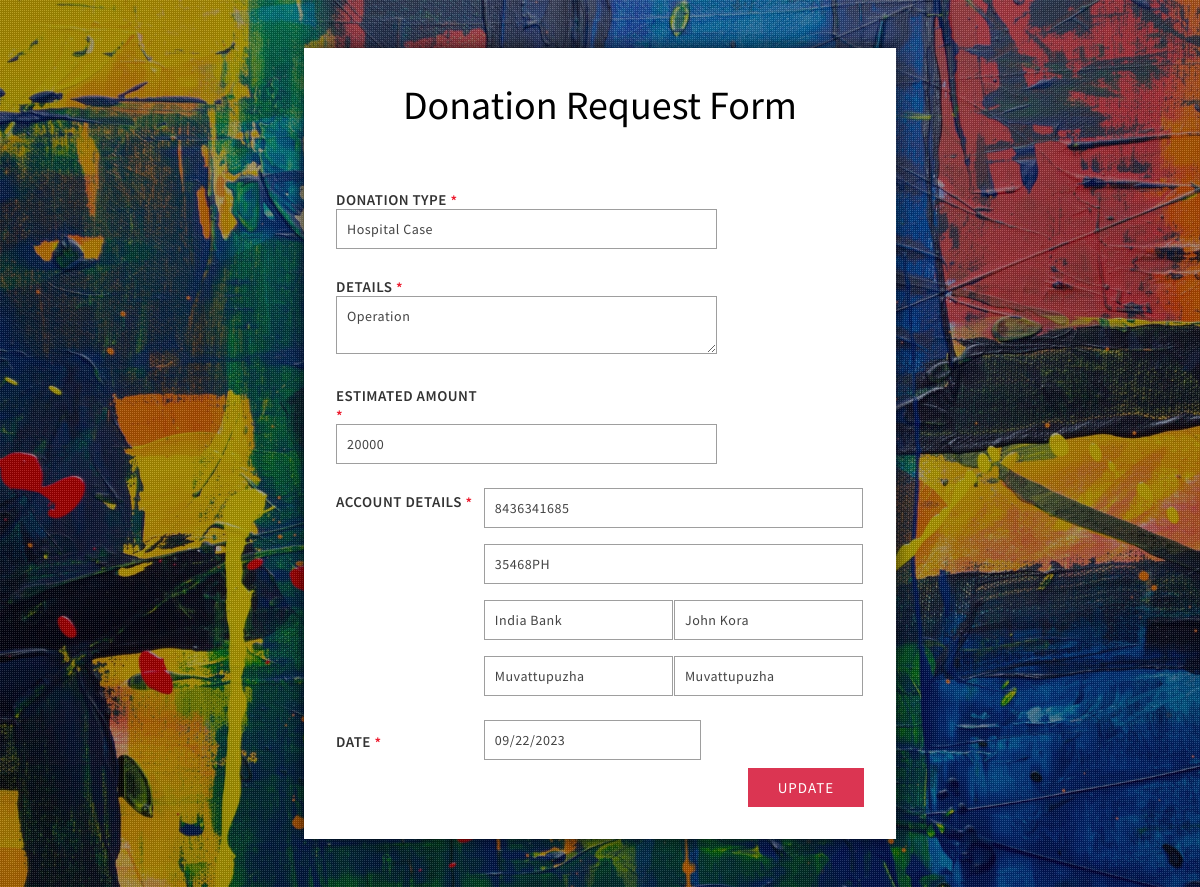
/organisation/edit.php?id=20, run on the app's committed database.
### tables this page shows
CREATE TABLE `request_form` (
  `donation_id` int(11) NOT NULL,
  `organization_email` varchar(100) NOT NULL,
  `donation_type` varchar(200) NOT NULL,
  `donation_details` varchar(600) NOT NULL,
  `estimated_amount` varchar(100) NOT NULL,
  `account_number` varchar(100) NOT NULL,
  `ifsc_code` varchar(50) NOT NULL,
  `bank_name` varchar(100) NOT NULL,
  `holder_name` varchar(100) NOT NULL,
  `branch` varchar(100) NOT NULL,
  `place` varchar(100) NOT NULL,
  `date` varchar(30) NOT NULL
);

### organisation/edit.php (the view, shortened to what this page needs)
<!DOCTYPE html>
<html lang="en">
<head>
    <link href="form/css/style.css" rel="stylesheet" type="text/css" media="all" />
</head>
<body>
    <?php
    require('connect.php');
    $donation_id = $_GET['id'];
    $stmt = $conn->prepare("SELECT * FROM request_form WHERE donation_id = ?");
    $stmt->bind_param("i", $donation_id);
    $stmt->execute();
    $res = $stmt->get_result();
    if ($res->num_rows > 0) {
        $row = $res->fetch_assoc();
    ?>
    <div class="center-container">
        <div class="banner-dott">
            <div class="main">
                <div class="w3layouts_main_grid">
                    <h1 class="w3layouts_head">Donation Request Form</h1>
                    <form action="update.php?id=<?php echo $donation_id; ?>" method="post" class="w3_form_post">
                        <div class="w3_agileits_main_grid w3l_main_grid">
                            <span class="agileits_grid">
                                <label>Donation Type <span class="star">*</span></label>
                                <input type="text" name="event_name" placeholder="Name Of Event Or Project" value="<?php echo $row['donation_type'] ?>" required="">
                            </span>
                        </div>
                        <div class="w3_agileits_main_grid w3l_main_grid">
                            <span class="agileits_grid">
                                <label>Details <span class="star">*</span></label>
                                <textarea name="event_details" placeholder="Enter Event Details" required=""><?php echo $row['donation_details']; ?></textarea>
                            </span>
                        </div>
                        <div class="w3_agileits_main_grid w3l_main_grid">
                            <span class="agileits_grid">
                                <label>Estimated Amount <span class="star">*</span></label>
                                <input type="text" name="estimated_amount" placeholder="Estimated Amount" value="<?php echo $row['estimated_amount'] ?>" required="">
                            </span>
                        </div>
                        <div class="w3_agileits_main_grid w3l_main_grid">
                            <span class="agileits_grid">
                                <label>Account Details <span class="star">*</span></label>
                                <div class="form-input add">
                                    <span class="form-sub-label line1">
                                        <input type="text" name="acc_num" placeholder="Account Number " value="<?php echo $row['account_number'] ?>" required="">
                                    </span>
                                    <span class="form-sub-label line2">
                                        <input type="text" name="ifsc" placeholder="IFSC Code " value="<?php echo $row['ifsc_code'] ?>" required="">
                                    </span>
                                    <span class="form-sub-label city">
                                        <input type="text" name="bank_name" placeholder="Bank Name " value="<?php echo $row['bank_name'] ?>" required="">
                                    </span>
                                    <span class="form-sub-label state">
                                        <input type="text" name="acc_name" placeholder="Account Holder Name" value="<?php echo $row['holder_name'] ?>" required="">
                                    </span>
                                    <span class="form-sub-label code">
                                        <input type="text" name="branch" placeholder=" Branch " value="<?php echo $row['branch'] ?>" required="">
                                    </span>
                                    <span class="form-sub-label country">
                                        <input type="text" name="place" placeholder="Place " value="<?php echo $row['place'] ?>" required="">
                                    </span>
                                </div>
                            </span>
                        </div>
                        <div class="agileits_w3layouts_main_grid w3ls_main_grid">
                            <span class="agileinfo_grid">
                                <label>Date <span class="star">*</span></label>
                                <div class="agileits_w3layouts_main_gridl">
                                    <input class="date" id="datepicker" name="date" type="text" value="<?php echo $row['date'] ?>" onfocus="this.value = '';" onblur="if (this.value == '') {this.value = '';}" required="">
                                </div>
                            </span>
                        </div>
                        <div class="w3_main_grid">
                            <div class="w3_main_grid_right">
                                <input type="submit" value="Update" name="Update">
                            </div>
                        </div>
                    </form>
                </div>
                <link rel="stylesheet" href="form/css/jquery-ui.css" />
                <div class="w3layouts_copy_right">
                </div>
            </div>
        </div>
    </div>
</body>
<?php
    }
    else {
        echo "<p>No data found for the specified ID.</p>";
    }
?>
</html>

### organisation/form/css/style.css (style rules this page uses)
html,body,div,span,applet,object,iframe,h1,h2,h3,h4,h5,h6,p,blockquote,pre,a,abbr,acronym,address,big,cite,code,del,dfn,em,img,ins,kbd,q,s,samp,small,strike,strong,sub,sup,tt,var,b,u,i,dl,dt,dd,ol,nav ul,nav li,fieldset,form,label,legend,table,caption,tbody,tfoot,thead,tr,th,td,article,aside,canvas,details,embed,figure,figcaption,footer,header,hgroup,menu,nav,output,ruby,section,summary,time,mark,audio,video { margin:0;padding:0;border:0;font-size:100%;font:inherit;vertical-align:baseline; }
body { margin:0; padding:0; background: url(../images/bg.jpg); background-repeat: no-repeat; background-position: center; background-attachment: fixed; background-size: cover; -webkit-background-size: cover; -moz-background-size: cover; -o-background-size: cover; -ms-background-size: cover; font-family: 'Source Sans Pro', sans-serif; }
h1,h2,h3,h4,h5,h6 { margin:0; font-family: 'Source Sans Pro', sans-serif; }
input[type="submit"],a,.agileinfo_social_icons li { transition:.5s ease-in; -webkit-transition:.5s ease-in; -moz-transition:.5s ease-in; -o-transition:.5s ease-in; -ms-transition:.5s ease-in; }
.center-container { padding:0em 0; }
.w3layouts_copy_right { padding:1em 0; text-align:center; border-top:none; }
.banner-dott { background: url(../images/dott.png)repeat 0px 0px; background-size: 2px; -webkit-background-size: 2px; -moz-background-size: 2px; -o-background-size: 2px; -ms-background-size: 2px; }
.main { padding:3em 0 1em; }
.main h1 { text-align: center; color: #000; font-size: 2.5em; margin-bottom: 1em; text-transform: capitalize; letter-spacing: 0px; font-weight: 500; }
.w3layouts_main_grid { width: 35%; padding: 2em; margin:0 auto; background:#fff; -webkit-box-shadow: 0px -1px 18px -1px rgba(0,0,0,0.75); -moz-box-shadow: 0px -1px 18px -1px rgba(0,0,0,0.75); box-shadow: 0px -1px 18px -1px rgba(0,0,0,0.75); }
.w3layouts_main_grid span { padding: .5em 0; display: block; }
.w3layouts_main_grid span label { color: #333; font-size: 15px; letter-spacing: .5px; text-transform: uppercase; font-style: normal; font-weight: 600; float: left; width: 28%; margin: .8em 0 0; position:relative; }
.form-input.add { width:72%; float: left; }
.add .line1 input[type="text"] ,.add .line2 input[type="text"] { width: 94%; }
.add .city input[type="text"] ,.add .code input[type="text"], .add .country input[type="text"] ,.add .state input[type="text"] { width: 88%; }
span.city,span.state,span.country,span.code { width: 50%; float: left; }
span.city input[type="text"],span.code input[type="text"] { margin-right:2%; }
.w3_main_grid_right { text-align: right; }
.w3layouts_main_grid input[type="text"], #category, #category1, #risk, #priority, .agileits_w3layouts_main_gridr input[type="time"], .w3layouts_main_grid input[type="email"], .w3layouts_main_grid textarea { outline: none; width: 68%; background: #fff; color: #444; padding: 10px; font-size: 14px; border: 1px solid rgba(25, 25, 25, 0.42); letter-spacing: .5px; font-family: 'Source Sans Pro', sans-serif; }
.agileits_w3layouts_main_gridl { float:left; width:41%; }
.agileits_w3layouts_main_gridl input[type="text"],.agileits_w3layouts_main_gridr input[type="time"] { width:90% !important; }
.w3_main_grid { margin:0em 0 0; }
.w3_main_grid_right input[type="submit"] { outline:none; padding:10px 0; width:22%; text-transform:uppercase; font-size:15px; color:#fff; background:#db3552; letter-spacing: 1px; border:none; cursor:pointer; font-family: 'Source Sans Pro', sans-serif; }
span.star { color: #ed1b2e; display: inline; }
@media (max-width:1440px) { .w3layouts_main_grid { width: 39%; } }
@media (max-width: 1366px) { .w3layouts_main_grid { width: 41%; } }
@media (max-width: 1280px) { .w3layouts_main_grid { width: 44%; } }

### data on the page
request_form: event_name "Hospital Case", event_details "Operation", estimated_amount "20000", acc_num "8436341685", ifsc "35468PH", bank_name "India Bank", acc_name "John Kora", branch "Muvattupuzha", place "Muvattupuzha", date "09/22/2023"
